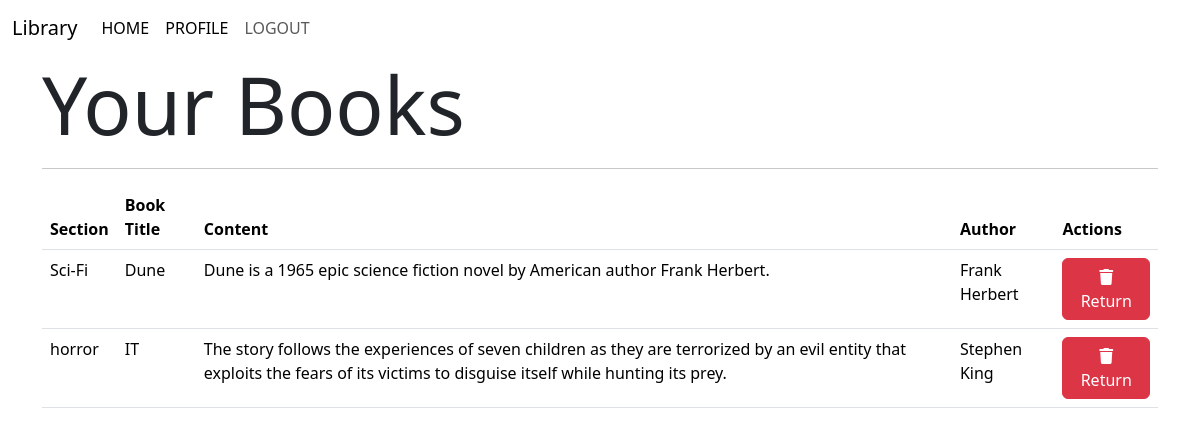
Page /borrowed_books (signed in) on the committed database.
### models.py (models this page shows)
class book_issue(db.Model):
    id=db.Column(db.Integer, primary_key=True)
    book_id=db.Column(db.Integer, db.ForeignKey('book.id'), nullable=False)
    user_id=db.Column(db.Integer, db.ForeignKey('user.id'), nullable=False)
    date_issued=db.Column(db.DateTime, nullable=False)
    date_return=db.Column(db.DateTime, nullable=False)
    status=db.Column(db.Boolean,nullable=False, default=True)
    books=db.relationship('Book',backref='book_issue',lazy=True)
    users=db.relationship('User',backref='book_issue',lazy=True)

class Section(db.Model):
    id=db.Column(db.Integer, primary_key=True)
    title=db.Column(db.String(32), nullable=False , unique=True)
    date_created=db.Column(db.DateTime, nullable=False)
    description=db.Column(db.String(256), nullable=True)
    books=db.relationship('Book',backref='section',lazy=True , cascade="all, delete-orphan")

class Book(db.Model):
    id=db.Column(db.Integer, primary_key=True)
    title=db.Column(db.String(32), nullable=False)
    author=db.Column(db.String(32), nullable=False)
    content=db.Column(db.String(256), nullable=False)
    date_created=db.Column(db.DateTime, nullable=False)
    section_id=db.Column(db.Integer, db.ForeignKey('section.id'), nullable=False)

### routes.py (the view)
@app.route('/borrowed_books')
@auth_required
def borrowed_books():
    user_id = session.get('userid')
    borrowed_books = book_issue.query.filter_by(user_id=user_id, status=True).all()
    return render_template('borrowed_books.html', borrowed_books=borrowed_books)

### routes.py (called while the page is built)
def auth_required(func):
    @wraps(func)
    def inner(*args, **kwargs):
        if 'userid' in session:
            return func(*args, **kwargs)
        else:
            flash('Please login to continue')
            return redirect(url_for('login'))
    return inner

### templates/borrowed_books.html
{% extends 'layout.html' %}
{% block content %}
    <h1 class="display-1">Your Books</h1>
    <hr>
    {% if borrowed_books|length > 0 %}
        <table class="table">
            <thead>
                <tr>
                    <th>Section</th>
                    <th>Book Title</th>
                    <th>Content</th>
                    <th>Author</th>
                    <th>Actions</th>
                </tr>
            </thead>
            <tbody>
                {% for book in borrowed_books %}
                    <tr>
                        <td>{{ book.books.section.title }}</td>
                        <td>{{ book.books.title }}</td>
                        <td>{{ book.books.content }}</td>
                        <td>{{ book.books.author }}</td>
                        <td>
                            <form action="{{ url_for('return_book', book_id=book.id) }}" method="post">
                                <button class="btn btn-danger">
                                    <i class="fas fa-trash"></i>
                                    Return
                                </button>
                            </form>
                        </td>
                    </tr>
                {% endfor %}
            </tbody>
        </table>
    {% else %}
        <div class="alert alert-info">
            <h2>No borrowed books</h2>
        </div>
    {% endif %}
{% endblock %}

### rows in the picture
book_issue: books.section "Sci-Fi", books "Dune", books.content "Dune is a 1965 epic science fiction novel by American author Frank Herbert.", books.author "Frank Herbert"
book_issue: books.section "horror", books "IT", books.content "The story follows the experiences of seven children as they are terrorized by an evil entity that exploits the fears of its victims to disguise itself while hunting its prey.", books.author "Stephen King"
